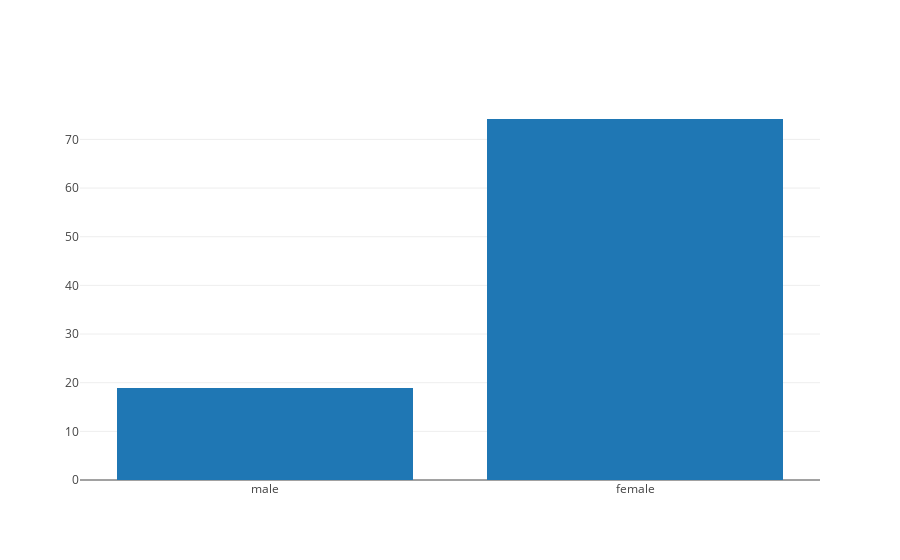

Notebook code for this chart:
### Code cell
#Define data to plot 
data = [go.Bar(
            x=titanic['Sex'].value_counts().index.values,
            y=round(titanic.groupby('Sex')['Survived'].mean().sort_values(ascending = True)*100,2),
              )]

#iplot : Ipython Plot 
py.iplot(data)

### Figure 1 — Plotly figure (JSON) as saved in the notebook; plotly's stock layout.template omitted (floating-point values rounded to 4 significant figures)
{"data": [{"type": "bar", "uid": "49f62ff8-d014-11e8-af22-7831c1d00308", "x": ["male", "female"], "y": [18.89, 74.2]}], "layout": {}}
